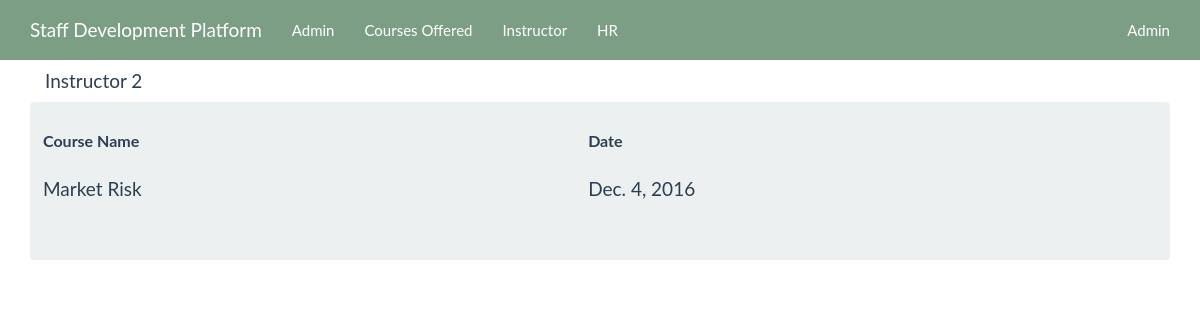
Screenshot of /main/hr/3/ (signed in) with the database file from the repository.
### main/models.py (models this page shows, shortened)
class Participant(models.Model):
	participant = models.OneToOneField(
        User,
        primary_key=True,
    )
	course = models.ForeignKey(Course, null=True, blank=True, default = None)
	access = models.IntegerField(default=0)
	def __str__(self):
		return self.participant.first_name + " " + self.participant.last_name
	def getCompletedCourses(self):
		return History.objects.filter(participant=self)

class History(models.Model):
	course = models.ForeignKey(Course, on_delete=models.CASCADE)
	participant = models.ForeignKey(Participant)
	dateCompleted = models.DateField(default=datetime.date.today)

class Course(models.Model):
	category = models.ForeignKey(Category)
	instructor = models.ForeignKey(Instructor)
	name = models.CharField(max_length=40)
	description = models.TextField()
	deployed = models.IntegerField(default=0)
	def __str__(self):
		return self.name

### main/views.py (the view)
# urls.py: url(r'^hr/(?P<participant_id>\d+)/$', views.courseHistory, name='courseHistory'),
@login_required
@user_passes_test(isHR)
def courseHistory(request, participant_id):
	participantObj = Participant.objects.get(pk=participant_id)
	courseHistory = participantObj.getCompletedCourses()
	context = {'courseHistory': courseHistory, 'name': participantObj }
	template = loader.get_template('main/courseHistory.html')
	return HttpResponse(template.render(context,request))

### main/views.py (called while the page is built)
def isHR(user):
	ishr = HR.objects.filter(hr_id=user.id)
	if ishr:
		return True
	else:
		return False

### main/templates/main/courseHistory.html (shortened to what this page needs)
<head>
</head>
<body>
  {% include "main/navbar.html" %}
  <div class="container">
    <div class="col-md-12">
      <h4>{{ name }}</h4>
      <div class="row well">
        {% if courseHistory %}
        <div class="row">
          <table class="table">
            <thead>
              <tr>
                <th>Course Name</th>
                <th>Date</th>
              </tr>
            </thead>
            <tbody>
              {% for course in courseHistory %}
              <tr>
                <td>
                  <h4>{{course.course}}</h4>
                </td>
                <td>
                  <h4>{{course.dateCompleted}}</h4>
                </td>
              </tr>
              {% endfor %}
          </table>
        </div>
        {% else %}
        <p>The participant has not completed any course.</p>
        {% endif %}
      </div>
    </div>
  </div>
</body>

### main/templates/main/navbar.html (shortened to what this page needs)
{% block content %}
<meta charset="utf-8"> {% load static %}
<link rel="stylesheet" href="{{STATIC_URL}}/static/css/bootstrap.min.css">
<link rel="stylesheet" href="{{STATIC_URL}}/static/css/bootstrap.css">
<nav class="navbar navbar-inverse navbar-fixed-top">
	<div class="container">
		<div class="navbar-header">
			<a class="navbar-brand">Staff Development Platform	</a>
		</div>
		<div class="collapse navbar-collapse" id="myNavbar">
			<ul class="nav navbar-nav">
				{%if request.user.is_superuser %}
				<li><a href='{%url "admin" %}'>Admin</a></li>
				{% endif %}
				<li><a href='{% url "participant" %}'>Courses Offered</a></li>
				{%if request.user.is_staff %}
				<li><a href='{%url "instructor" %}'>Instructor</a></li>
					{% endif %} {%if request.session.isHR %}
				<li><a href='{%url "participantList" %}'>HR</a></li>
				{% endif %}
			</ul>
			<ul class="nav navbar-nav navbar-right">
				<li><a href="{% url "logout" %}"><span class="glyphicon glyphicon-log-in"></span> {{user.first_name}}</a></li>
			</ul>
		</div>
	</div>
</nav>
{% endblock %}

### rows the page displays
Participant: participant_id.last_name "Instructor 2"
History: course "Market Risk", dateCompleted "Dec. 4, 2016"

### other values shown
{{ user.first_name }} "Admin"
